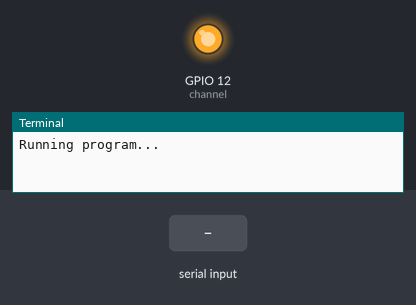
Bench run of a program on a simulated Raspberry Pi (BCM pin numbers). On the bench: output pins drawn as LEDs (lit = HIGH), the last lines printed to the terminal. The inputs (shaded band) are chosen by the test bench. At 1.3 s the program stops and its outputs stay as they are.

Above: at 0.1 s.
At 1.2 s:
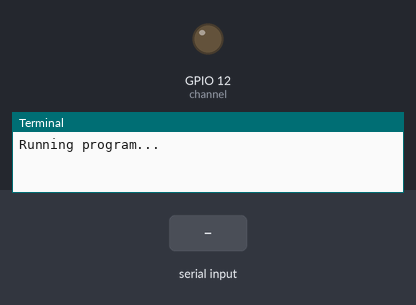
1.3 s: "1" typed at the terminal, then Enter
At 2.0 s:
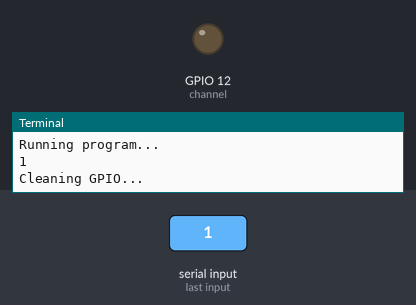
Timing chart, 0 to 2.8 s (numbered marks = the images above; inputs shaded):
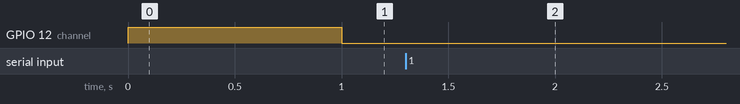

Measured:
- after the input at 1.3 s, GPIO 12 (channel): stays LOW (without the input it goes to HIGH after 0.70 s)

The program:

control_pwm_blink.py
```python
import RPi.GPIO as GPIO

GPIO.setmode(GPIO.BCM)
GPIO.setwarnings(False)

# PWM PIN CONFIG
# pwm properties
channel = 12  # PIN BCM 12
freq = 0.5  # Hz
dc = 50  # %
# setup pin
GPIO.setup(channel, GPIO.OUT)
p = GPIO.PWM(channel, freq)
p.start(dc)

input("Running program...")

print("Cleaning GPIO...")
p.stop()
GPIO.cleanup()
```
